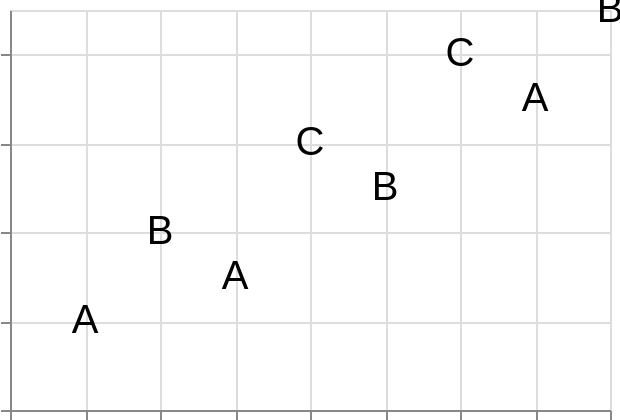

Vega-Lite specification for this chart:
### Vega-Lite specification from a JSON file in a GitHub repository (floating-point values rounded to 4 significant figures)
{"$schema": "https://vega.github.io/schema/vega-lite/v6.json", "padding": 5, "autosize": "none", "width": 300, "height": 200, "data": {"name": "table", "values": [{"c": "A", "g": "p", "x": 1, "y": 2, "v": 5, "t": "2024-01-15", "o": {"v": 3}, "IMDB Rating": 6.1, "d": "x1"}, {"c": "B", "g": "q", "x": 2, "y": 4, "v": 9, "t": "2024-02-20", "o": {"v": 7}, "IMDB Rating": 7.4, "d": "x2"}, {"c": "A", "g": "q", "x": 3, "y": 3, "v": 2, "t": "2024-03-05", "o": {"v": 1}, "IMDB Rating": 5.2, "d": "x1"}, {"c": "C", "g": "p", "x": 4, "y": 6, "v": 7, "t": "2024-05-30", "o": {"v": 4}, "IMDB Rating": 8.8, "d": "x3"}, {"c": "B", "g": "p", "x": 5, "y": 5, "v": 4, "t": "2024-07-11", "o": {"v": 9}, "IMDB Rating": 6.9, "d": "x2"}, {"c": "C", "g": "q", "x": 6, "y": 8, "v": 6, "t": "2024-09-02", "o": {"v": 2}, "IMDB Rating": 7.7, "d": "x3"}, {"c": "A", "g": "p", "x": 7, "y": 7, "v": 8, "t": "2024-11-25", "o": {"v": 5}, "IMDB Rating": 4.4, "d": "x1"}, {"c": "B", "g": "q", "x": 8, "y": 9, "v": 3, "t": "2024-12-31", "o": {"v": 8}, "IMDB Rating": 9.1, "d": "x2"}]}, "mark": "text", "encoding": {"x": {"field": "x", "type": "quantitative"}, "y": {"field": "y", "type": "quantitative"}, "text": {"field": "c", "type": "nominal"}, "size": {"value": 20}}}
